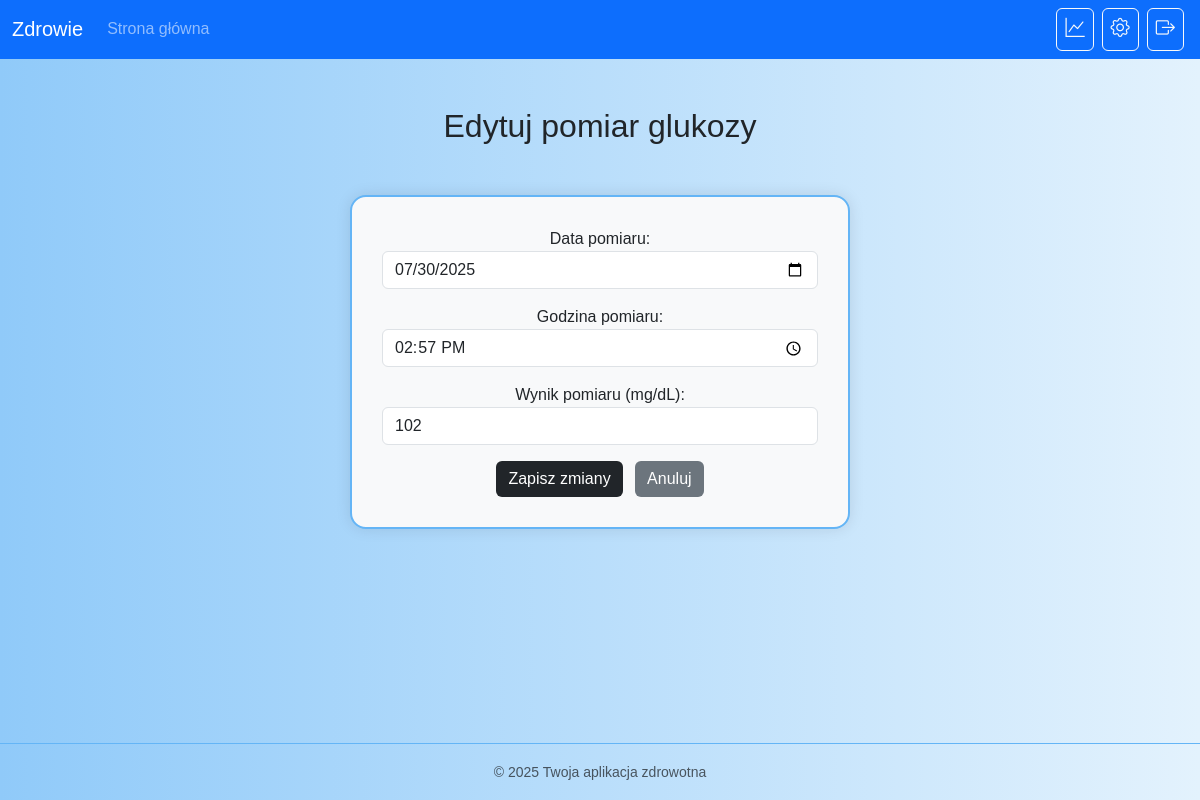
The app's page /glucose/edit/2/ (signed in) with its own data.
### glucose/models.py (models this page shows, shortened)
class GlucoseMeasurement(models.Model):
    user = models.ForeignKey(settings.AUTH_USER_MODEL, on_delete=models.CASCADE)
    date = models.DateField()
    time = models.TimeField()
    value = models.IntegerField()

### glucose/views.py (the view)
# urls.py: path('edit/<int:pk>/', views.edit_glucose, name='edit_glucose'),
@login_required
def edit_glucose(request, pk):
    measurement = get_object_or_404(GlucoseMeasurement, pk=pk, user=request.user)
    if request.method == 'POST':
        form = GlucoseMeasurementForm(request.POST, instance=measurement)
        if form.is_valid():
            form.save()
            messages.success(request, 'Pomyślnie zaktualizowano pomiar.')
            return redirect('glucose_results')
    else:
        form = GlucoseMeasurementForm(instance=measurement)
    return render(request, 'glucose/edit_measurement.html', {'form': form})

### glucose/forms.py
class GlucoseMeasurementForm(forms.ModelForm):
    class Meta:
        model = GlucoseMeasurement
        fields = ['date', 'time', 'value']
        widgets = {
            'date': forms.DateInput(format='%Y-%m-%d', attrs={
                'type': 'date',
                'class': 'form-control'
            }),
            'time': forms.TimeInput(attrs={'type': 'time', 'class': 'form-control'}),
            'value': forms.NumberInput(attrs={'class': 'form-control', 'min': 30, 'max': 600}),
        }
        labels = {
            'date': 'Data pomiaru',
            'time': 'Godzina pomiaru',
            'value': 'Wynik pomiaru (mg/dL)',
        }

### glucose/templates/glucose/edit_measurement.html (shortened to what this page needs)
{% extends 'core/base.html' %}
{% load static %}
{% block content %}
<div class="container mt-5">
    <h2 class="text-center mb-4">Edytuj pomiar glukozy</h2>
    <div class="form-container">
        <form method="post">
            {{ form.as_p }}
            <button type="submit" class="btn btn-dark">Zapisz zmiany</button>
            <a href="{% url 'glucose_results' %}" class="btn btn-secondary ms-2">Anuluj</a>
        </form>
    </div>
</div>
{% endblock %}

### core/static/css/style.css (style rules this page uses)
body { background: linear-gradient(to right, #90caf9, #e3f2fd); min-height: 100vh; margin: 0; font-family: Arial, sans-serif; }
.form-container { background-color: #f8f9fa; border: 2px solid #64b5f6; border-radius: 1rem; max-width: 500px; width: 90%; padding: 30px; margin: 50px auto; box-shadow: 0 0 15px rgba(0, 0, 0, 0.1); text-align: center; }
.btn-dark { background-color: #212529 !important; color: #ffffff !important; border: none !important; transition: 0.3s !important; }
.btn-secondary { background-color: #6c757d !important; color: #ffffff !important; border: none !important; transition: 0.3s !important; }

### records on screen
GlucoseMeasurement: date "07/30/2025", time "14:57:00", value "102"
